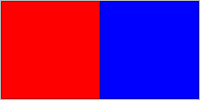
                <widget class="QWidget" name="page_21">
                 <layout class="QVBoxLayout" name="verticalLayout_10">
                  <property name="spacing">
                   <number>0</number>
                  </property>
                  <property name="leftMargin">
                   <number>0</number>
                  </property>
                  <property name="topMargin">
                   <number>0</number>
                  </property>
                  <property name="rightMargin">
                   <number>0</number>
                  </property>
                  <property name="bottomMargin">
                   <number>0</number>
                  </property>
                  <item>
                   <widget class="QFrame" name="frame_49">
                    <property name="frameShape">
                     <enum>QFrame::StyledPanel</enum>
                    </property>
                    <property name="frameShadow">
                     <enum>QFrame::Raised</enum>
                    </property>
                    <layout class="QHBoxLayout" name="horizontalLayout_18">
                     <property name="spacing">
                      <number>0</number>
                     </property>
                     <property name="leftMargin">
                      <number>0</number>
                     </property>
                     <property name="topMargin">
                      <number>0</number>
                     </property>
                     <property name="rightMargin">
                      <number>0</number>
                     </property>
                     <property name="bottomMargin">
                      <number>0</number>
                     </property>
                     <item>
                      <widget class="QFrame" name="frame_50">
                       <property name="styleSheet">
                        <string notr="true">background-color: rgb(255, 0, 0);</string>
                       </property>
                       <property name="frameShape">
                        <enum>QFrame::StyledPanel</enum>
                       </property>
                       <property name="frameShadow">
                        <enum>QFrame::Raised</enum>
                       </property>
                      </widget>
                     </item>
                     <item>
                      <widget class="QFrame" name="frame_51">
                       <property name="styleSheet">
                        <string notr="true">background-color: rgb(0, 0, 255);</string>
                       </property>
                       <property name="frameShape">
                        <enum>QFrame::StyledPanel</enum>
                       </property>
                       <property name="frameShadow">
                        <enum>QFrame::Raised</enum>
                       </property>
                      </widget>
                     </item>
                    </layout>
                   </widget>
                  </item>
                 </layout>
                </widget>
